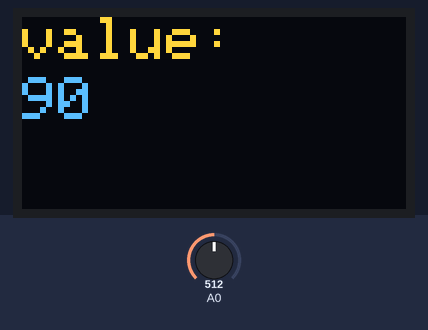
The sketch below on a simulated Arduino Uno, built with avr-gcc and run on an emulated ATmega328P. On the bench: 128×64 one-colour display. Inputs (shaded band) come from the test bench; at power-on: A0 = 512. The OLED is the two-colour kind (top 16 rows yellow).

Above: at 1.2 s.
1.3 s: A0 set to 531
At 2.0 s:
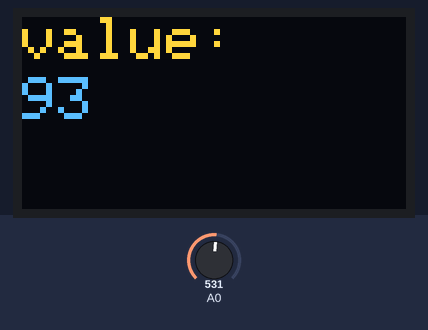
2.8 s: A0 set to 511
At 3.6 s:
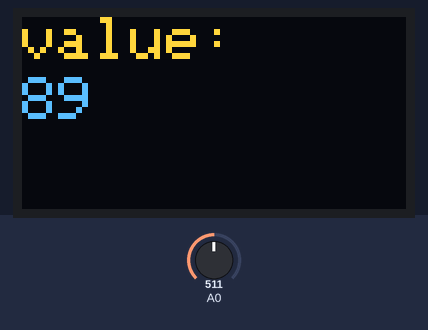
4.3 s: A0 set to 306
At 5.4 s:
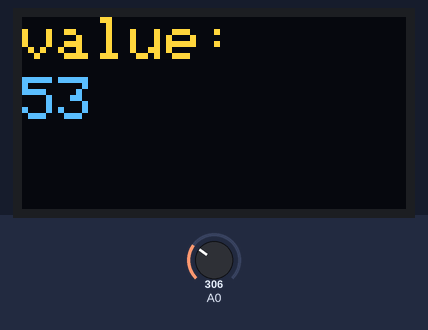
Timing chart, 0 to 7.3 s (numbered marks = the images above; inputs shaded):
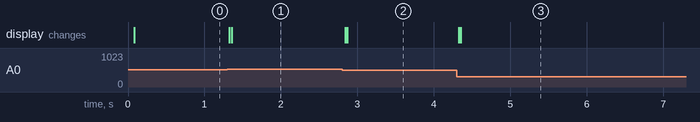

Measured:
- the behaviour switches between 517 and 518 on A0 (found by bisection; images 0 and 1)
- after the input at 1.3 s, the display: first changes at once (image 1 shows a later state)
- after the input at 2.8 s, the display: first changes at once (image 2 shows a later state)
- after the input at 4.3 s, the display: first changes at once (image 3 shows a later state)

The sketch:

OLED.ino
```cpp
 /*************************************
File name:OLED
Description: Gebruik van extra bibliotheken, extern oled scherm
Author: Maarten Dequanter
Date: 02/05/2022
*************************************/
// seriële communicatie over de IC2 bus.
#include <Wire.h>
// Adafruit code grafische bibliotheek
#include <Adafruit_GFX.h>

// Bibliotheek voor monochroom cherm
#include <Adafruit_SSD1306.h>


#define OLED_RESET     4

// initialiseren van object op basis van bibliotheek
Adafruit_SSD1306 display(128, 64, &Wire, OLED_RESET);
int oldA0 = 0;

void setup() {
  display.begin(SSD1306_SWITCHCAPVCC, 0x3C);
  display.setTextColor(WHITE);//Sets the font display color
  display.clearDisplay(); // display buffer leeg maken
}

void loop() {
  int val1 = map(analogRead(0), 0, 1023, 0, 180);
  if (val1 !=oldA0) {
    display.clearDisplay(); // display buffer leeg maken
    display.display(); // weergeven van display buffer, in dit geval leeg. Dus leeg scherm.
  }
  //tekst grootte instellen
  display.setTextSize(2);
  //Positie op display fixeren
  display.setCursor(0,0);
  //Text naar display buffer printen
  display.print("value:");
  display.setCursor(0,20);
  oldA0 = val1;
  display.print(val1);
  // display buffer weergeven, dus waarden val1
  display.display();
}
```
